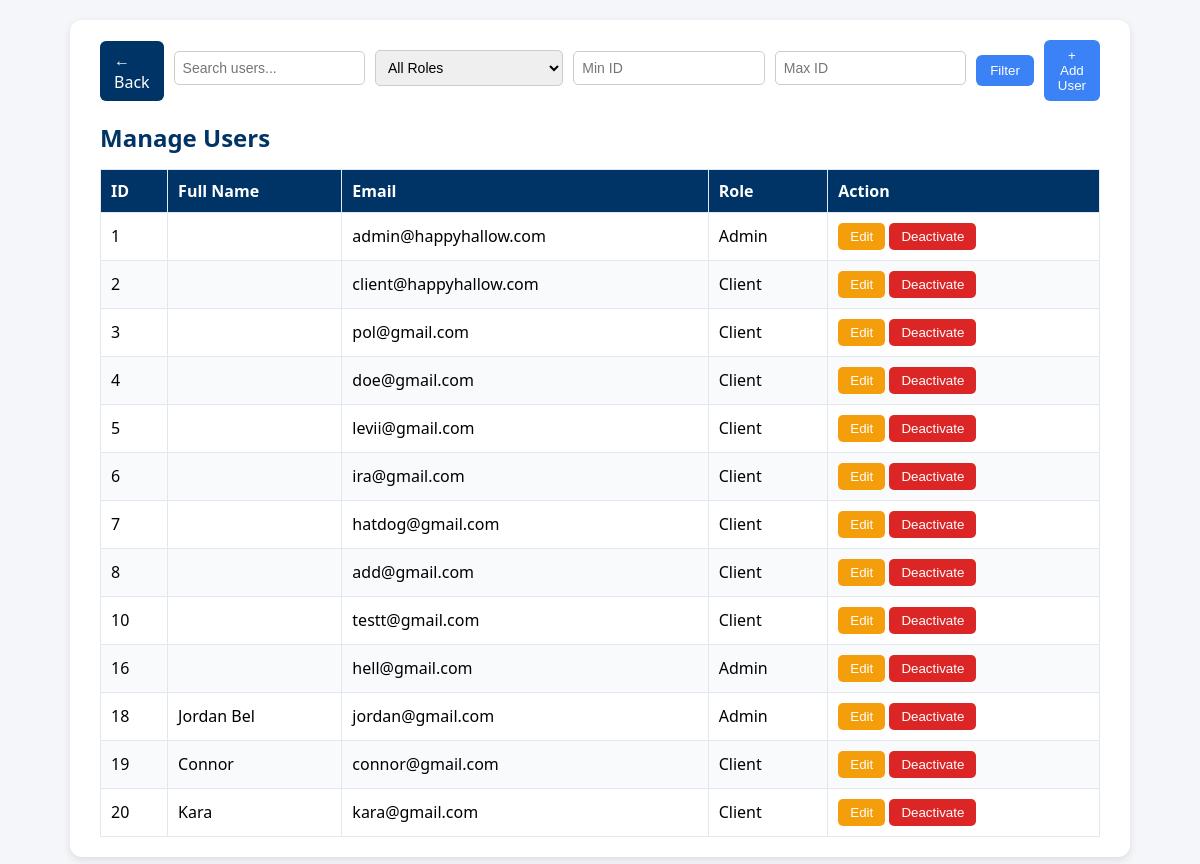
Page /admin/users.php on the earlier database version.
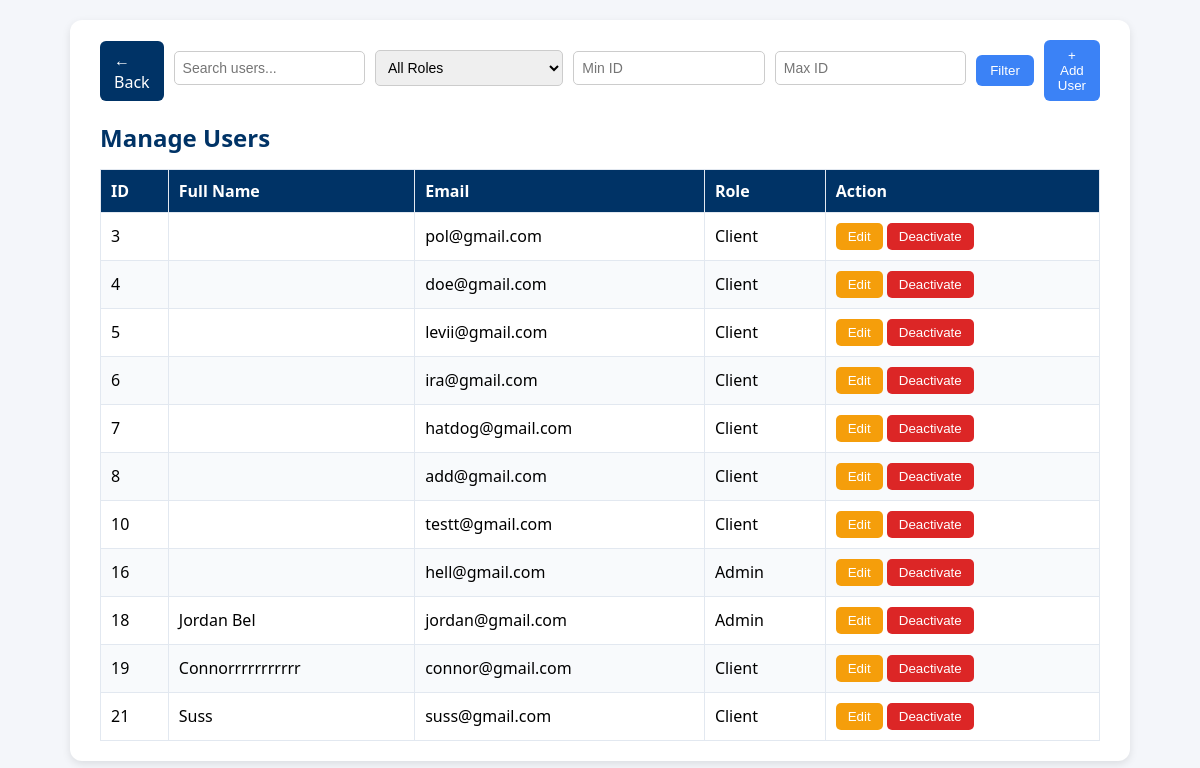
Same page on the later database version.
### tables this page shows
CREATE TABLE IF NOT EXISTS `users` (
  `id` bigint NOT NULL AUTO_INCREMENT,
  `fullname` varchar(255) NOT NULL,
  `email` varchar(100) NOT NULL,
  `password` varchar(255) NOT NULL,
  `role` enum('admin','client') NOT NULL,
  PRIMARY KEY (`id`),
  UNIQUE KEY `email` (`email`)
);

### admin/users.php (the view, shortened to what this page needs)
<?php
include "../db_connect.php";
$result = mysqli_query($conn, "SELECT id, fullname, email, role FROM users ORDER BY id");
$users = mysqli_fetch_all($result, MYSQLI_ASSOC);
?>
<!DOCTYPE html>
<html lang="en">
<head>
<link rel="stylesheet" href="css/users.css">
</head>
<body>
<div class="container">
<div class="top-bar" style="justify-content: center; gap: 10px;">
  <a href="admin_menu.html" class="back-btn">← Back</a>
  <input type="text" id="searchInput" placeholder="Search users...">
  <select id="roleFilter">
    <option value="">All Roles</option>
  </select>
  <input type="number" id="minId" placeholder="Min ID">
  <input type="number" id="maxId" placeholder="Max ID">
  <button id="filterBtn" class="add-btn">Filter</button>
  <button class="add-btn" id="openModal">+ Add User</button>
</div>
<h2>Manage Users</h2>
<table>
  <thead>
    <tr><th>ID</th><th>Full Name</th><th>Email</th><th>Role</th><th>Action</th></tr>
  </thead>
  <tbody>
    <?php foreach($users as $u): ?>
    <tr>
      <td><?= $u['id'] ?></td>
      <td><?= htmlspecialchars($u['fullname']) ?></td>
      <td><?= htmlspecialchars($u['email']) ?></td>
      <td><?= ucfirst($u['role']) ?></td>
      <td>
        <button class="edit-btn"
          data-id="<?= $u['id'] ?>"
          data-name="<?= htmlspecialchars($u['fullname']) ?>"
          data-email="<?= htmlspecialchars($u['email']) ?>"
          data-role="<?= $u['role'] ?>"
        >Edit</button>
        <a href="?deactivate=<?= $u['id'] ?>" onclick="return confirm('Deactivate user?');">
          <button class="deactivate-btn">Deactivate</button>
        </a>
      </td>
    </tr>
    <?php endforeach; ?>
  </tbody>
</table>
</div>
</body>
</html>

### admin/css/users.css (style rules this page uses)
body { font-family: 'Segoe UI', sans-serif; background: #f4f6fa; margin:0; padding:20px; }
h2 { color:#003366; margin-bottom:15px; }
.container { max-width:1000px; margin:auto; background:white; border-radius:12px; box-shadow:0 3px 8px rgba(0,0,0,0.1); padding:20px 30px; }
.top-bar { display:flex; justify-content:space-between; align-items:center; margin-bottom:15px; }
.back-btn { background:#003366; color:white; border:none; border-radius:6px; padding:8px 14px; text-decoration:none; }
.add-btn { background:#3b82f6; color:white; border:none; padding:8px 14px; border-radius:6px; cursor:pointer; transition:0.2s; }
table { border-collapse:collapse; width:100%; margin-top:10px; }
th, td { border:1px solid #e2e8f0; padding:10px; text-align:left; }
th { background:#003366; color:white; }
tr:nth-child(even) { background:#f8fafc; }
button { padding:6px 12px; border-radius:5px; cursor:pointer; border:none; }
.deactivate-btn { background:#dc2626; color:white; }
.edit-btn { background:#f59e0b; color:white; }
input, select { width:100%; padding:8px; margin:6px 0 12px; border-radius:5px; border:1px solid #ccc; font-size:14px; }

Differences in the rows shown:
removed users: id "1", email "admin@happyhallow.com", role "Admin"
removed users: id "2", email "client@happyhallow.com", role "Client"
removed users: id "20", fullname "Kara", email "kara@gmail.com", role "Client"
changed users "connor@gmail.com": fullname "Connor" → "Connorrrrrrrrrrr"
added users: id "21", fullname "Suss", email "suss@gmail.com", role "Client"
